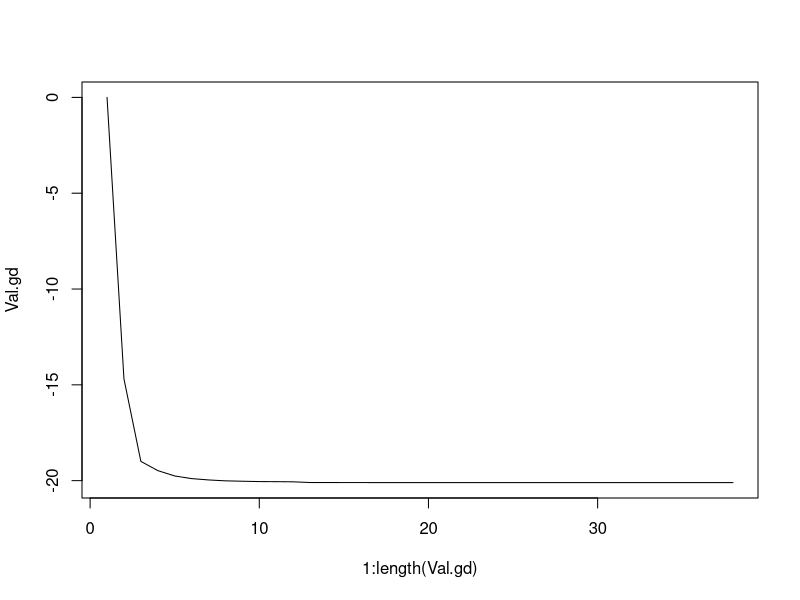
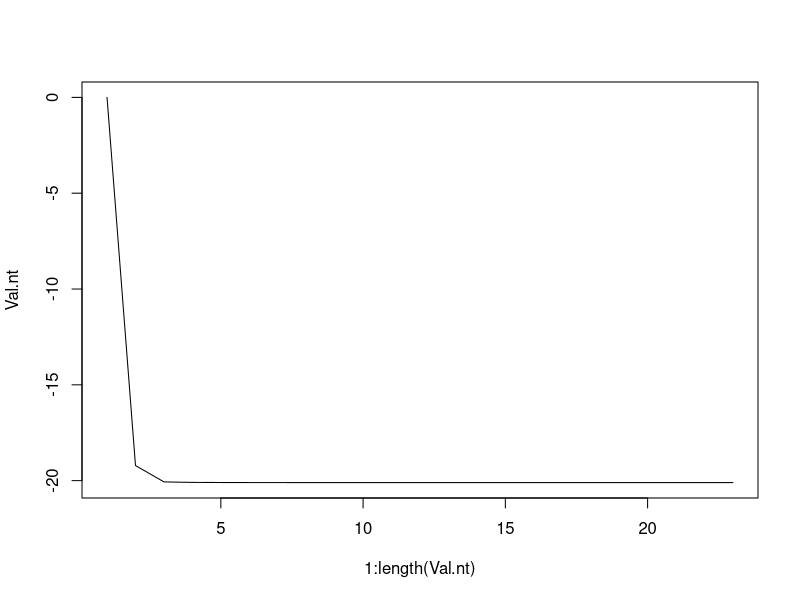

These figures' R source, in order:
f <- function(x){
  -1 * sum(log(1 - A %*% x)) - 1 * sum(log(1 - x**2))
}
grad <- function(x){
  t(t(1 / (1 - A %*% x)) %*% A) + 2 * x / (1 - x**2)
}
hess <- function(x){
  t(A) %*% diag(1 / as.vector(1 - A %*% x)**2) %*% A - 2 * diag((x**2 + 1) / (1 - x**2)**2)
}


m <- 300
n <- 50
alpha <- 0.01
beta <- 0.5
gradtol <- 1e-3
maxiters <- 1e3



A <- matrix(rnorm(m*n), m, n)
# --------------------------------------------------------------------------------
# grad
x <- matrix(0, n, 1)
Val.gd <- c()
for (i in 1:maxiters){
  cat(i)
  val <- f(x)
  Val.gd <- c(Val.gd, val)
  g <- grad(x)
  if (sqrt(sum(g**2)) < gradtol){
    break
  }
  v <- -1 * g
  
  # initerior
  t <- 1
  while ((max(A %*% (x + t * v)) >= 1) | (max((x + t * v)**2) > 1)){
    t <- beta * t
  }
  # decrease
  while (f(x + t * v) > val - alpha * t * sum(g**2)){
    t <- beta * t
  }
  x <- x + t * v
}

plot(1:length(Val.gd), Val.gd, type = 'l')


# ---------------------------------------------------------------------------------------
# Newton
nttol <- 1e-8
x <- matrix(0, n, 1)
Val.nt <- c()
for (i in 1:maxiters){
  cat(i)
  val <- f(x)
  Val.nt <- c(Val.nt, val)
  g <- grad(x)
  # v <- -1 * solve(hess(x)) %*% g
  L <- chol(hess(x), lower=TRUE)
  v <- solve(L, solve(t(L), -1*g))
  
  fprime <- sum(g * v)
  if (abs(fprime) < nttol){
    break
  }
  
  # initerior
  t <- 1
  while ((max(A %*% (x + t * v)) >= 1) | (max((x + t * v)**2) > 1)){
    t <- beta * t
  }
  # decrease
  while (f(x + t * v) > val + alpha * t * fprime){
    t <- beta * t
  }
  x <- x + t * v
}

# -------------------------------------------------------------------------------
plot(1:length(Val.nt), Val.nt,  type = 'l')
